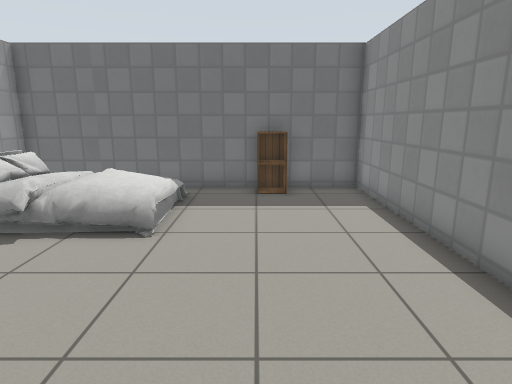
view 1 (above)

16 first-person views from a walk through a world built for the Gazebo simulator. The camera is 1.2 m above the floor, tilts 12° down and sees 75° across. The floor is counted in squares, 0.5 m on a side. Each view is taken from the middle of a square. On the plan, view 1 faces up. The plan holds only what a view shows up to about 19 squares ahead; the rest is blank. Gazebo's built-in surfaces are drawn with simple patterns. Simple shapes stand in for some stock models.

view 2
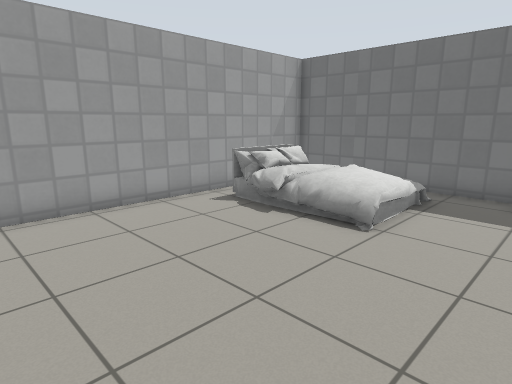

view 3
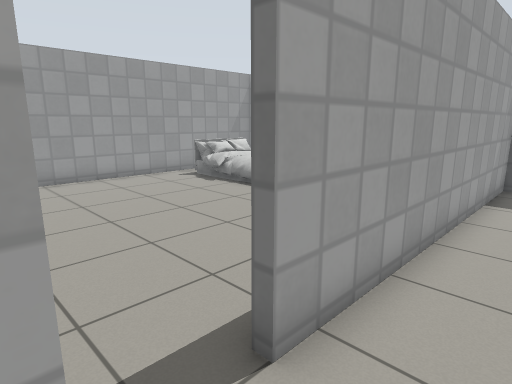

view 4
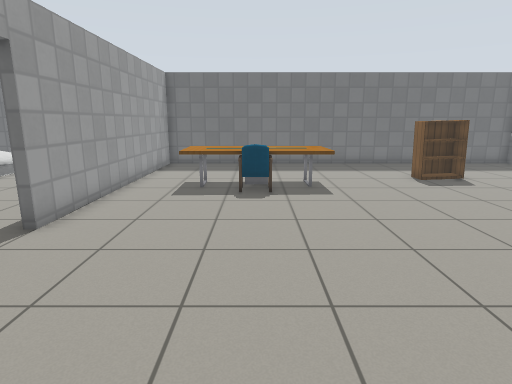

view 5
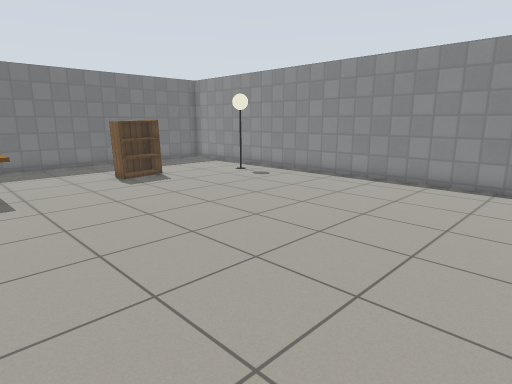

view 6
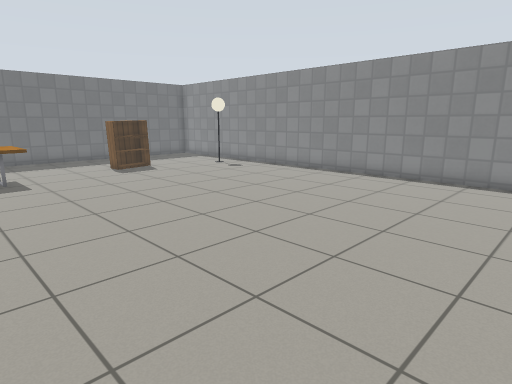

view 7
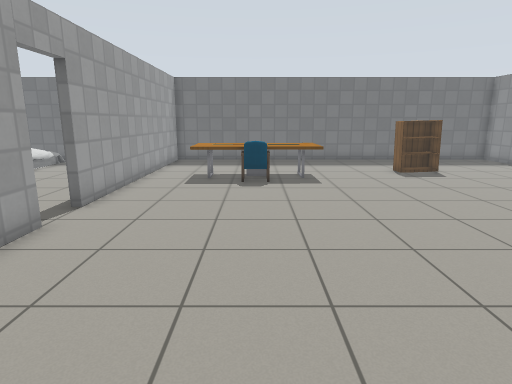

view 8
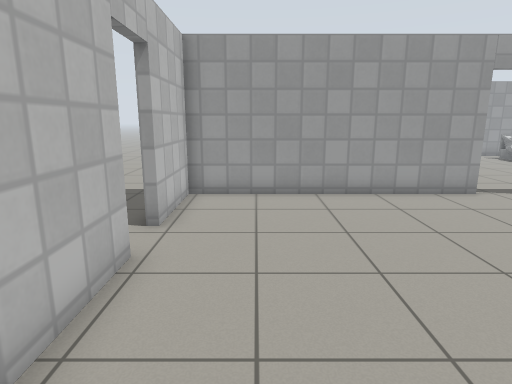

view 9
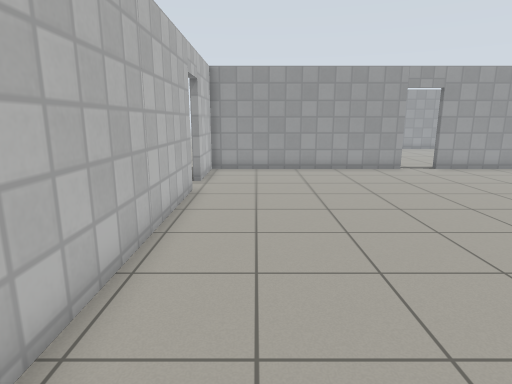

view 10
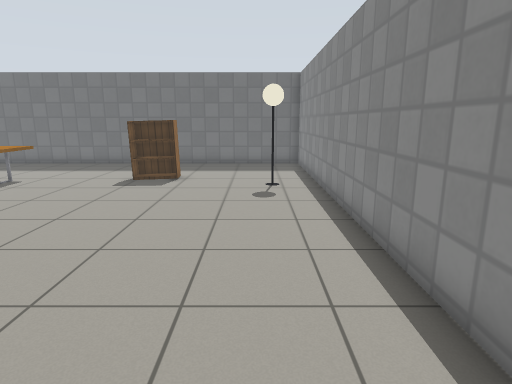

view 11
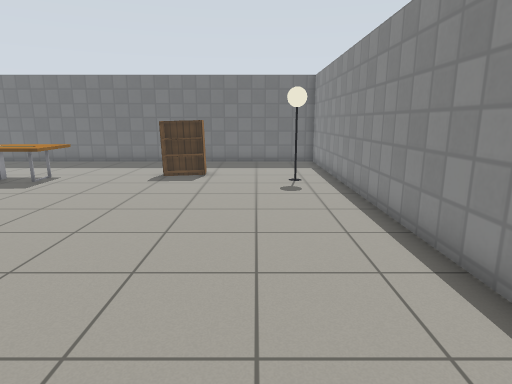

view 12
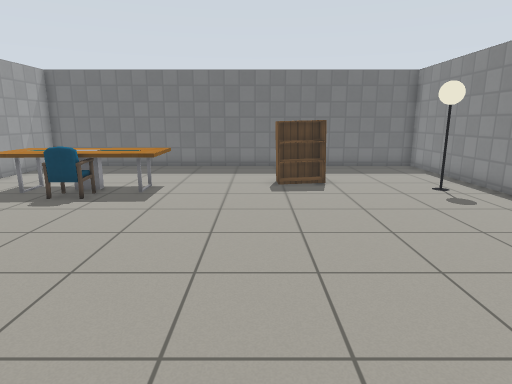

view 13
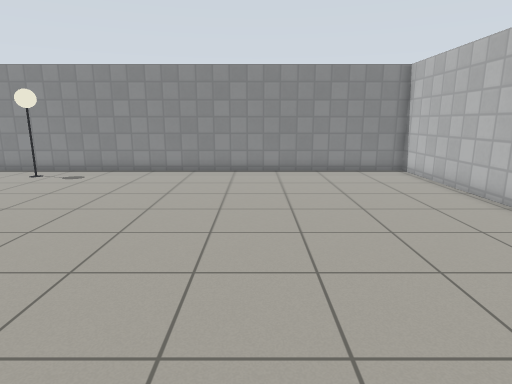

view 14
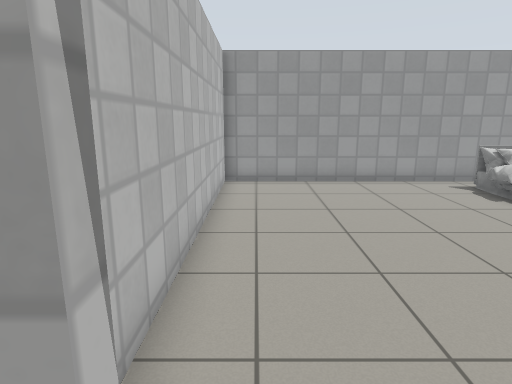

view 15
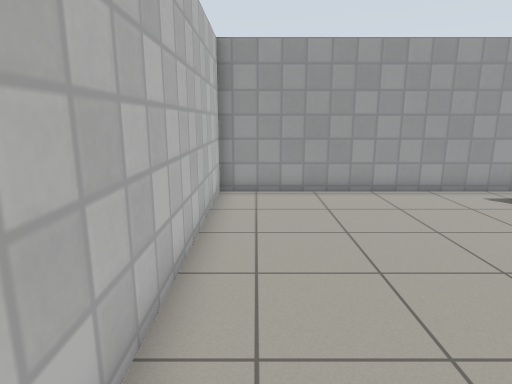

view 16
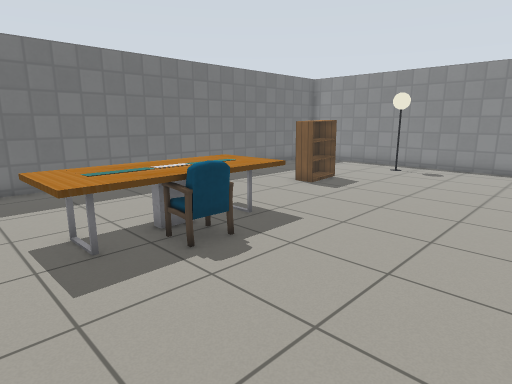

### Floor plan
Points are (right, up) in squares from view 1. A wall is a line through its corners. A room is listed if a view was taken in it or the views show most of it. See-through windows are left out.
Room 1 (views 1, 2, 15)
walls: (3.7, 4.5) (3.7, 12.1) (-8.4, 12.1) (-8.4, -2.3) (2.4, -2.3)
ways out: open door at (4, -0.5) to room 2
objects: bed (-7, 7) to (-2, 10); cabinet (0, 11) to (1, 11)
Room 2 (views 3, 4, 5, 6, 7, 8, 9, 10, 11, 12, 13, 14, 16)
walls: (4, -1.6) (4, -11.3) (7.5, -11.3); (9.3, -11.3) (23.4, -11.3) (23.4, 12.1) (4, 12.1) (4, 0.2)
ways out: open door at (4, -0.5) to room 1; open door at (8.5, -11.5)
objects: table (6, 5) to (12, 7); chair (9, 4) to (9, 5); bookshelf (16, 7) to (18, 8); lamp (21, 5) to (22, 6)

Positions as (right, up) in squares from view 1, and headings:
1: (0, 0), facing up
2: (1, 0), facing up-left
3: (6, -2), facing up-left
4: (9, -7), facing up
5: (10, -7), facing up-right
6: (9, -10), facing up-right
7: (9, -9), facing up
8: (15, -9), facing left
9: (21, -9), facing left
10: (21, -7), facing up
11: (20, -8), facing up
12: (15, -6), facing up
13: (7, -4), facing right
14: (5, -1), facing left
15: (3, -1), facing left
16: (5, -1), facing up-right
